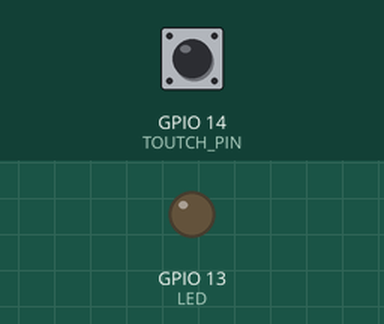
This sketch was run on a simulated ESP32. Shown: output pins drawn as LEDs (lit = HIGH). The test bench sets the inputs (shaded band); at power-on: GPIO 14 (TOUTCH_PIN) HIGH. What the sketch prints to the serial monitor is not drawn.

Above: at 1.2 s.
1.3 s: GPIO 14 (TOUTCH_PIN) pulled LOW for 0.15 s
At 1.37 s:
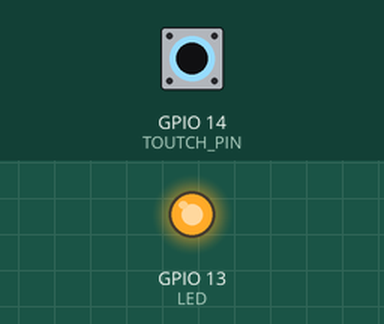
2.9 s: GPIO 14 (TOUTCH_PIN) pulled LOW for 3.2 s
At 7.4 s:
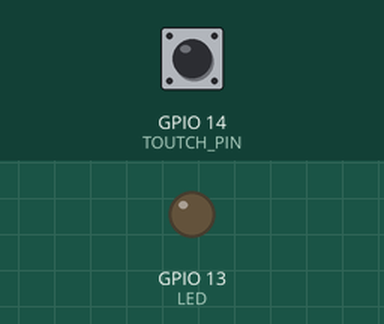
Timing chart, 0 to 8.9 s (numbered marks = the images above; inputs shaded):
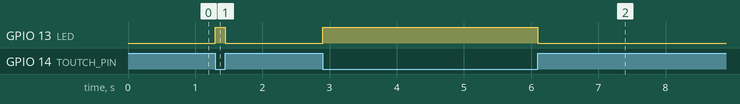

Measured:
- after the input at 1.3 s, GPIO 13 (LED): LOW → HIGH at once, → LOW 0.15 s later
- after the input at 2.9 s, GPIO 13 (LED): LOW → HIGH at once, → LOW 3.2 s later

The sketch:

sensor_toque.ino
```cpp
//Sensor de toque capacitivo
//ESP32 possui 10 sensores de toque capacitivos internos. Esses sensores estão conectados à alguns GPIOs
//GPIOs 4(T0), 0(T1), 2(T2), 15, 13, 12, 14, 27, 33, 32(T9)

#define TOUTCH_PIN T6 //ESP32 pino D14
#define LED 13 //ESP32 pino D13

void setup() {
  Serial.begin(115200);
  pinMode(LED, OUTPUT);
  Serial.println("Sensor de toque capacitivo");


}

void loop() {

  int touch_read = touchRead(TOUTCH_PIN);
  //Serial.println(touch_read);

  if (touch_read < 60) {
    digitalWrite(LED, HIGH);
  }

  else {
    digitalWrite(LED, LOW);
  }

}
```
